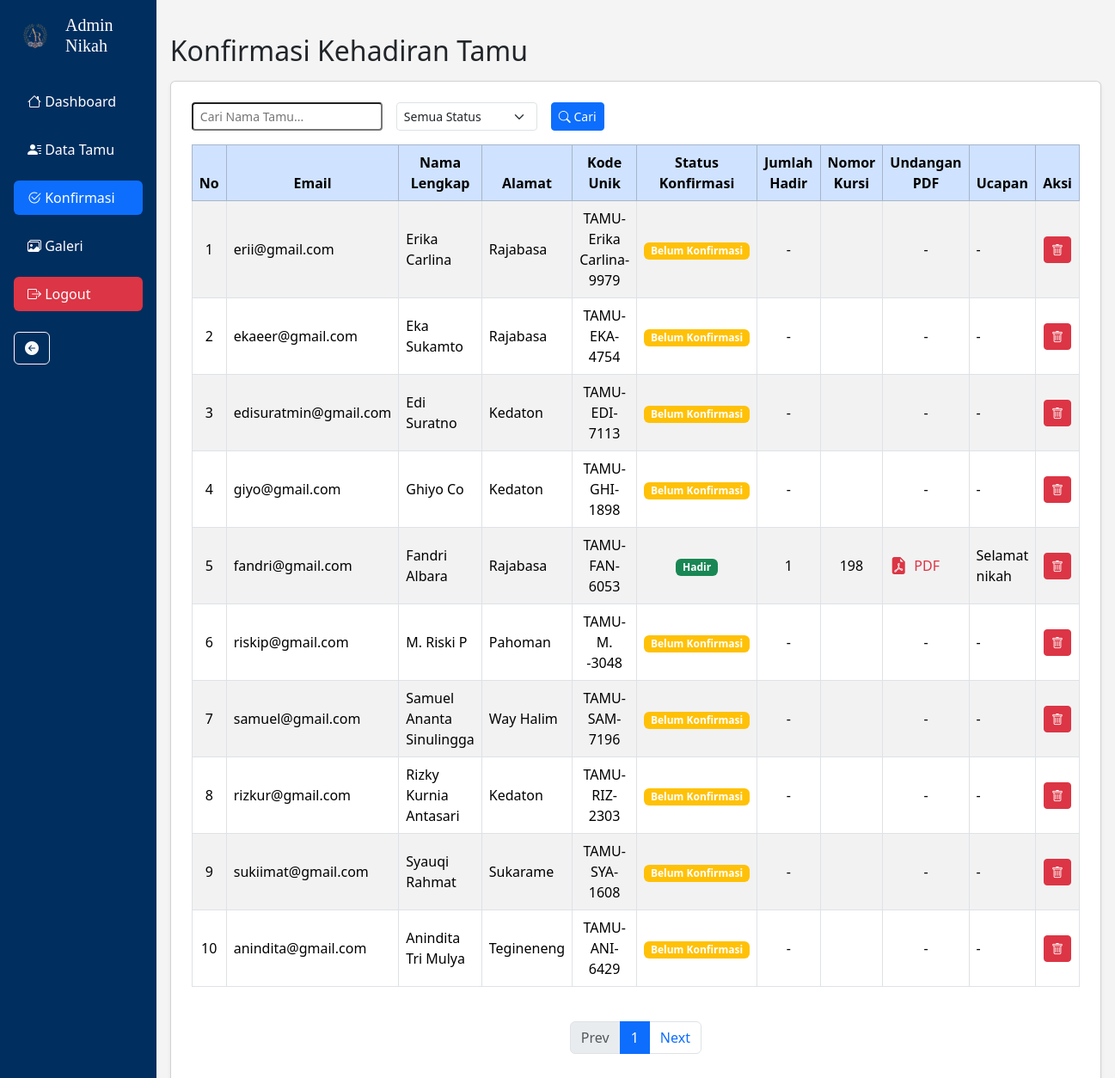
Before: /admin/konfirmasi.php with the older database file.
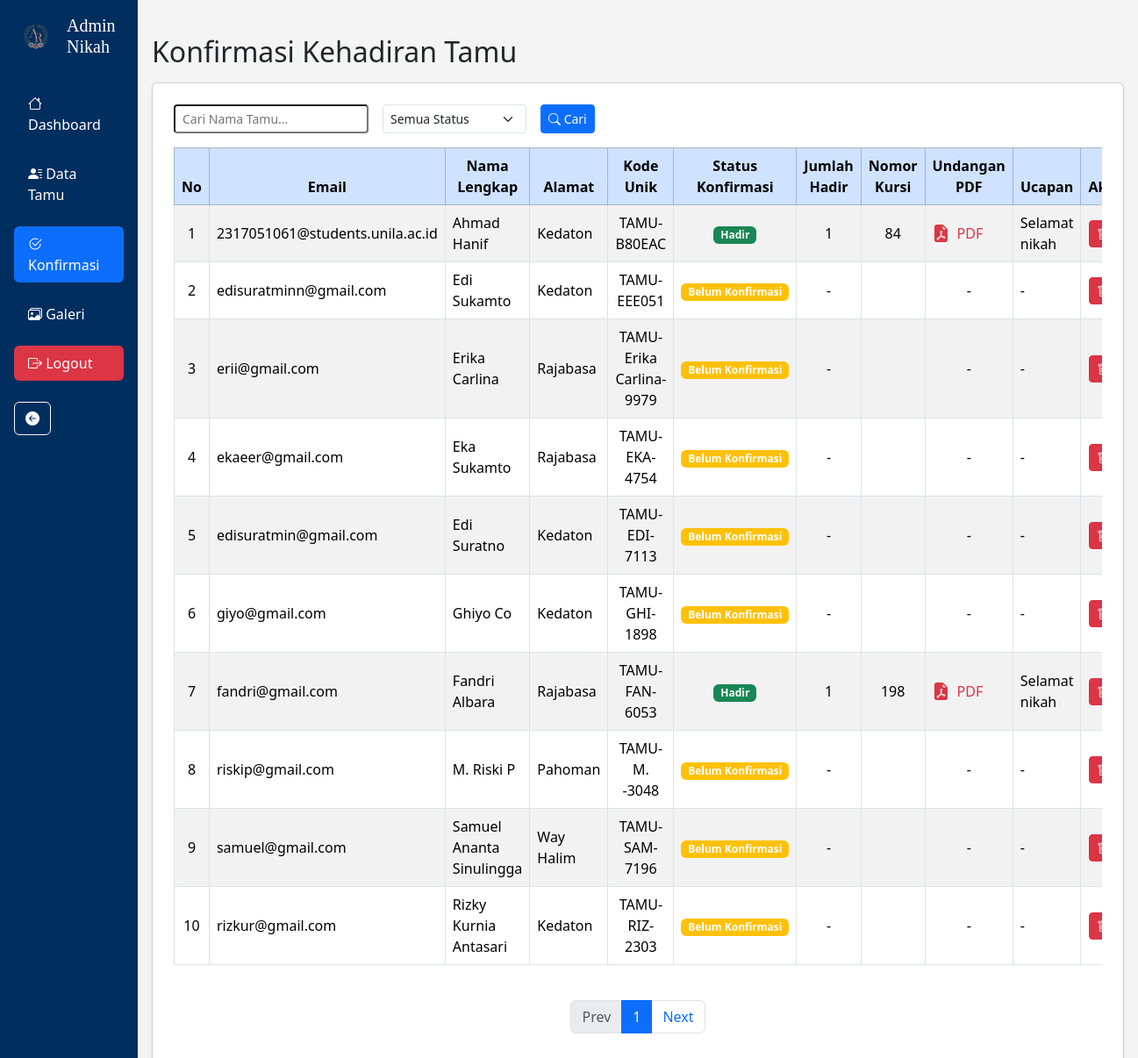
After: the same page with the newer database file.
### tables this page shows
CREATE TABLE `users` (
  `id` int NOT NULL,
  `nama` varchar(100) DEFAULT NULL,
  `email` varchar(100) DEFAULT NULL,
  `password` varchar(255) DEFAULT NULL,
  `role` enum('admin','tamu') DEFAULT NULL,
  `kode_unik` varchar(50) DEFAULT NULL,
  `alamat` varchar(100) DEFAULT NULL
);

CREATE TABLE `konfirmasi` (
  `id` int NOT NULL,
  `user_id` int DEFAULT NULL,
  `status` enum('hadir','tidak','belum konfirmasi') DEFAULT 'belum konfirmasi',
  `waktu_konfirmasi` datetime DEFAULT NULL,
  `nomor_kursi` int DEFAULT NULL,
  `qr_code_path` varchar(255) DEFAULT NULL,
  `pdf_path` varchar(255) DEFAULT NULL,
  `kode_unik` varchar(13) NOT NULL,
  `whishes` text
);

### admin/konfirmasi.php (the view, shortened to what the changed rows need)
<?php
include("../includes/db.php");
$limit = 10;
$page = isset($_GET['page']) ? (int) $_GET['page'] : 1;
$offset = ($page - 1) * $limit;
$sql = "SELECT
            users.id, users.email, users.nama, users.alamat, users.kode_unik,
            konfirmasi.status AS status_konfirmasi,
            konfirmasi.nomor_kursi AS nomor_kursi,
            konfirmasi.pdf_path AS undangan_pdf,
            konfirmasi.whishes AS ucapan
        FROM users
        LEFT JOIN konfirmasi ON users.id = konfirmasi.user_id
        WHERE users.role = 'tamu'";
$sql .= " ORDER BY users.id DESC LIMIT $limit OFFSET $offset";
$query = mysqli_query($conn, $sql);
$no = $offset + 1;
?>
<!DOCTYPE html>
<html lang="en">
<head>
    <link href="https://cdn.jsdelivr.net/npm/bootstrap@5.3.6/dist/css/bootstrap.min.css" rel="stylesheet">
    <link rel="stylesheet" href="https://cdn.jsdelivr.net/npm/bootstrap-icons@1.10.5/font/bootstrap-icons.css" />
</head>
<body style="background-color: #f4f4f4;">
    <?php include("../asset/sidebar.php"); ?>
    <div class="container mt-4 p-3">
        <h2 class="mb-3">Konfirmasi Kehadiran Tamu</h2>
        <div class="card shadow-sm p-4 bg-white">
            <div class="table-responsive">
                <table class="table table-bordered table-striped align-middle">
                    <thead class="table-primary text-center">
                        <tr>
                            <th>No</th>
                            <th>Email</th>
                            <th>Nama Lengkap</th>
                            <th>Alamat</th>
                            <th>Kode Unik</th>
                            <th>Status Konfirmasi</th>
                            <th>Jumlah Hadir</th>
                            <th>Nomor Kursi</th>
                            <th>Undangan PDF</th>
                            <th>Ucapan</th>
                            <th>Aksi</th>
                        </tr>
                    </thead>
                    <tbody>
                        <?php if (mysqli_num_rows($query) > 0): ?>
                            <?php while ($row = mysqli_fetch_assoc($query)):
                                $status = $row['status_konfirmasi'] ?? 'Belum Konfirmasi';
                                $status_lower = strtolower($status);
                                $badge_class = ($status_lower === 'hadir') ? 'success' :
                                    (($status_lower === 'tidak hadir') ? 'danger' : 'warning');
                                $pdf = $row['undangan_pdf'] ?: '-';
                                $ucapan = $row['ucapan'] ?: '-';
                                $pdf_link = ($pdf !== '-')
                                    ? "<a href='../public/undangan_pdf/$pdf' target='_blank' class='text-danger d-flex align-items-center gap-2 text-decoration-none'>
                                        <i class='bi bi-file-earmark-pdf-fill fs-5'></i> PDF
                                         </a>"
                                    : '-';
                                $nomor_kursi = $row['nomor_kursi'] ?: '';
                                $jumlah_kursi = ($nomor_kursi !== '') ? count(explode(',', $nomor_kursi)) : '-';
                                ?>
                                <tr>
                                    <td class="text-center"><?= $no++ ?></td>
                                    <td><?= $row['email'] ?></td>
                                    <td><?= $row['nama'] ?></td>
                                    <td><?= $row['alamat'] ?></td>
                                    <td class="text-center"><?= $row['kode_unik'] ?></td>
                                    <td class="text-center">
                                        <span class="badge bg-<?= $badge_class ?>">
                                            <?= ucfirst($status) ?>
                                        </span>
                                    </td>
                                    <td class="text-center"><?= $jumlah_kursi ?></td>
                                    <td class="text-center"><?= $nomor_kursi ?></td>
                                    <td class="text-center"><?= $pdf_link ?></td>
                                    <td><?= $ucapan ?></td>
                                    <td class="text-center">
                                        <a href="crud-tamu/hapus_konfirmasi.php?id=<?= $row['id'] ?>"
                                            class="btn btn-sm btn-danger" onclick="return confirm('Hapus data ini?')">
                                            <i class="bi bi-trash"></i>
                                        </a>
                                    </td>
                                </tr>
                            <?php endwhile; ?>
                        <?php else: ?>
                            <tr>
                                <td colspan="11" class="text-center">Data tidak ditemukan</td>
                            </tr>
                        <?php endif; ?>
                    </tbody>
                </table>
            </div>
        </div>
    </div>
</body>
</html>

Changed rows visible on the page:
no longer on this page (row unchanged): users: email "sukiimat@gmail.com", nama "Syauqi Rahmat", alamat "Sukarame", kode_unik "TAMU-SYA-1608", status "Belum Konfirmasi", jumlah_kursi "-", ucapan "-"
no longer on this page (row unchanged): users: email "anindita@gmail.com", nama "Anindita Tri Mulya", alamat "Tegineneng", kode_unik "TAMU-ANI-6429", status "Belum Konfirmasi", jumlah_kursi "-", ucapan "-"
added konfirmasi: user.email "2317051061@students.unila.ac.id", user.nama "Ahmad Hanif", user.alamat "Kedaton", user.kode_unik "TAMU-B80EAC", status "Hadir", nomor_kursi "1", nomor_kursi "84", whishes "Selamat nikah"
added users: email "edisuratminn@gmail.com", nama "Edi Sukamto", alamat "Kedaton", kode_unik "TAMU-EEE051", status "Belum Konfirmasi", jumlah_kursi "-", ucapan "-"
